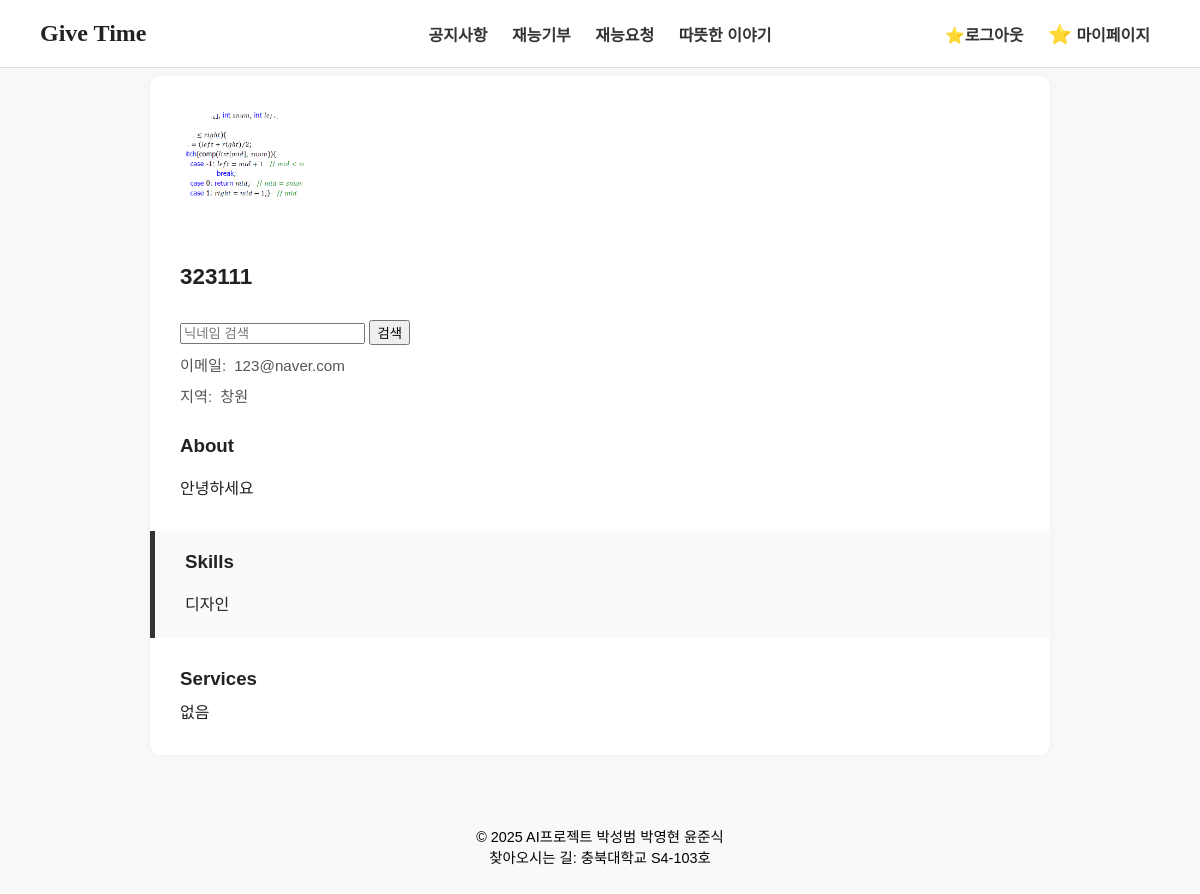
The page /mypage/profile/323111/ (signed in) on the database its author committed.
### account/models.py (models this page shows, shortened)
class CustomUser(AbstractBaseUser, PermissionsMixin):
    email = models.EmailField(unique=True)
    nickname = models.CharField(max_length=30, unique = True) # 닉네임 중복 불가
    location = models.CharField(max_length=100)
    profile_image = models.ImageField(upload_to='profile_images/', null=True, blank=True)
    about = models.TextField(blank=True, null=True)  # 소개글
    skills = models.TextField(blank=True, null=True)  # 기술 목록
    services = models.TextField(blank=True, null=True)  # 서비스 목록
    is_active = models.BooleanField(default=True)
    is_staff = models.BooleanField(default=False)
    objects = CustomUserManager()
    USERNAME_FIELD = 'email'
    REQUIRED_FIELDS = ['nickname']

### mypage/views.py (the view)
# urls.py: path('profile/<str:nickname>/', views.view_profile, name='view_profile'),  # 닉네임 기반 프로필 보기
@login_required
def view_profile(request, nickname):
    user_obj = get_object_or_404(CustomUser, nickname=nickname)
    context = {
        'nickname': user_obj.nickname,
        'email': user_obj.email,
        'location': user_obj.location,
        'about': user_obj.about or '소개를 작성해주세요!',
        'skills': user_obj.skills or '스킬을 입력해주세요!',
        'services': user_obj.services or '서비스를 입력해주세요!',
        'profile_image': user_obj.profile_image.url if user_obj.profile_image else None,
        'is_owner': (request.user.id == user_obj.id),
    }
    return render(request, 'mypage/mypage.html', context)

### mypage/templates/mypage/mypage.html (shortened to what this page needs)
{% load static %}
<!DOCTYPE html>
<html lang="ko">
  <head>
    <link rel="stylesheet" href="{% static 'mypage/mypage.css' %}" />
  </head>
  <body>
    <div id="header">{% include 'main/header.html' %}</div>
    <main class="profile-card">
      <div class="profile-header">
        <div class="profile-img-wrapper">
          {% if profile_image %}
          <img
            src="{{ profile_image }}"
            alt="프로필 이미지"
            class="profile-img"
            id="profile-img"
          />
          {% endif %}
        </div>
      </div>
      <div class="profile-info">
        <div class="info-header">
          <h2>
            {% if is_owner %}
            <span id="nickname-text">{{ nickname }}</span>
            <input
              type="text"
              id="nickname-input"
              value="{{ nickname }}"
              class="inline-edit"
              style="display: none"
            />
            {% else %}
            <span>{{ nickname }}</span>
            {% endif %}
          </h2>
        </div>
        <form action="{% url 'mypage:search_user' %}" method="get" class="search-form">
          <input type="text" name="q" placeholder="닉네임 검색" required />
          <button type="submit">검색</button>
        </form>
        <p>
          {% if is_owner %} 이메일: <span id="email-text">{{ email }}</span>
          <input
            type="email"
            id="email-input"
            value="{{ email }}"
            class="inline-edit"
            style="display: none"
          />
          {% else %} 이메일: <span>{{ email }}</span>
          {% endif %}
        </p>
        <p>
          {% if is_owner %} 지역: <span id="location-text">{{ location }}</span>
          <input
            type="text"
            id="location-input"
            value="{{ location }}"
            class="inline-edit"
            style="display: none"
          />
          {% else %} 지역: <span>{{ location }}</span>
          {% endif %}
        </p>
      </div>
      <section class="about-section">
        <h3>About</h3>
        <p>
          {% if is_owner %}
          <span id="about-text">{{ about|default:"None" }}</span>
          <textarea id="about-input" class="inline-edit" style="display: none">
{{ about }}</textarea
          >
          {% else %}
          <span>{{ about|default:"None" }}</span>
          {% endif %}
        </p>
      </section>
      <section class="skills-box">
        <h3>Skills</h3>
        <p>
          {% if is_owner %}
          <span id="skills-text">{{ skills|default:"None" }}</span>
          <textarea id="skills-input" class="inline-edit" style="display: none">
{{ skills }}</textarea
          >
          {% else %}
          <span>{{ skills|default:"None" }}</span>
          {% endif %}
        </p>
      </section>
      <section class="services-section">
        <h3>Services</h3>
        <p>
          {% if is_owner %}
          <span id="services-text">{{ services|default:"None" }}</span>
          <textarea
            id="services-input"
            class="inline-edit"
            style="display: none"
          >
{{ services }}</textarea
          >
          {% else %}
          <span>{{ services|default:"None" }}</span>
          {% endif %}
        </p>
      </section>
    </main>
    <div id="footer">{% include 'main/footer.html' %}</div>
  </body>
</html>

### mypage/static/mypage/mypage.css (style rules this page uses)
body { font-family: "Noto Sans KR", sans-serif; background-color: #f9f9f9; margin: 0; padding: 0; color: #222; }
.profile-card { max-width: 900px; background-color: white; margin: 0.5rem auto; border-radius: 10px; box-shadow: 0 0 10px rgba(0, 0, 0, 0.05); overflow: hidden; }
.profile-header { background-size: cover; height: 100px; position: relative; }
.profile-img-wrapper { position: absolute; bottom: -60px; left: 30px; }
.profile-img { width: 120px; height: 120px; border-radius: 50%; border: 4px solid white; object-fit: cover; background-color: white; transition: border 0.2s, box-shadow 0.2s; }
.profile-info { padding: 80px 30px 20px 30px; }
.profile-info h2 { margin: 0; font-size: 1.4rem; }
.profile-info p { margin: 5px 0; color: #555; font-size: 0.95rem; }
.about-section { padding: 0 30px; margin-bottom: 30px; }
.about-section h3 { margin-top: 0; }
.about-section p { display: flex; align-items: flex-start; gap: 0; margin: 0; line-height: 1.6; }
.skills-box { background: #fafafa; border-left: 5px solid #333; padding: 20px 30px; margin-bottom: 30px; }
.skills-box h3 { margin-top: 0; }
.skills-box p { display: flex; align-items: flex-start; gap: 0; margin: 0; line-height: 1.6; }
.services-section { padding: 0 30px 30px 30px; }
.services-section h3 { margin-bottom: 10px; }
.services-section p { display: flex; align-items: flex-start; gap: 0; margin: 0; line-height: 1.6; }
.profile-info p { display: flex; align-items: baseline; gap: 8px; margin: 8px 0; min-height: 1.5em; }
.profile-info h2 { display: flex; align-items: baseline; gap: 8px; margin: 8px 0; min-height: 1.8em; }
.profile-info span, .about-section span, .skills-box span, .services-section span { display: inline-block; min-height: 1.2em; vertical-align: baseline; line-height: inherit; }
.info-header { display: flex; align-items: center; justify-content: space-between; margin-bottom: 8px; }

### rows shown on the page
CustomUser: nickname "323111", email "123@naver.com", location "창원", about "안녕하세요", skills "디자인", services "없음"
